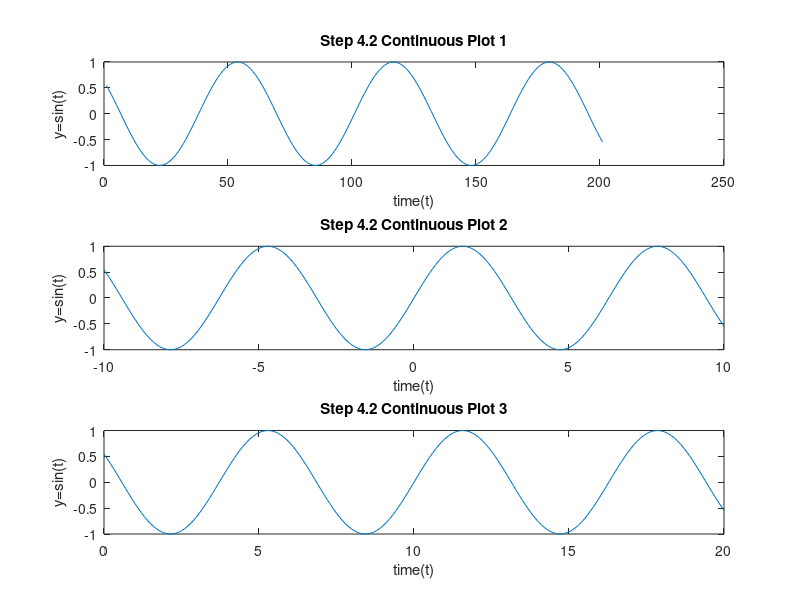

MATLAB code to generate this figure:
%Plots of sin(t) using different intervals
t1=-10:0.1:10;
x=sin(t1);
subplot(3,1,1)
plot(x)
title('Step 4.2 Continuous Plot 1')
ylabel('y=sin(t)')
xlabel('time(t)')

subplot(3,1,2)
plot(t1,x)
title('Step 4.2 Continuous Plot 2')
ylabel('y=sin(t)')
xlabel('time(t)')

subplot(3,1,3)
t2=0:0.1:20;
plot(t2,x)
title('Step 4.2 Continuous Plot 3')
ylabel('y=sin(t)')
xlabel('time(t)')